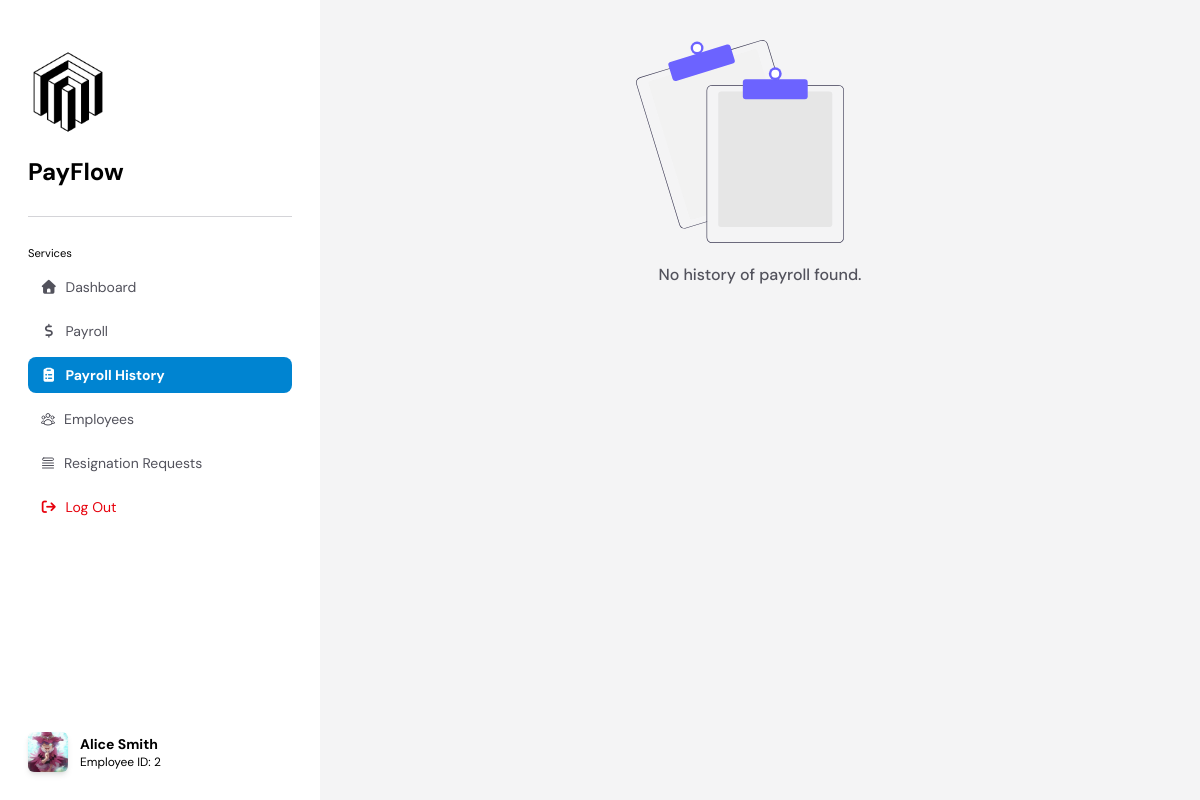
Page /pages/payrollHistory.php (signed in) on the earlier database version.
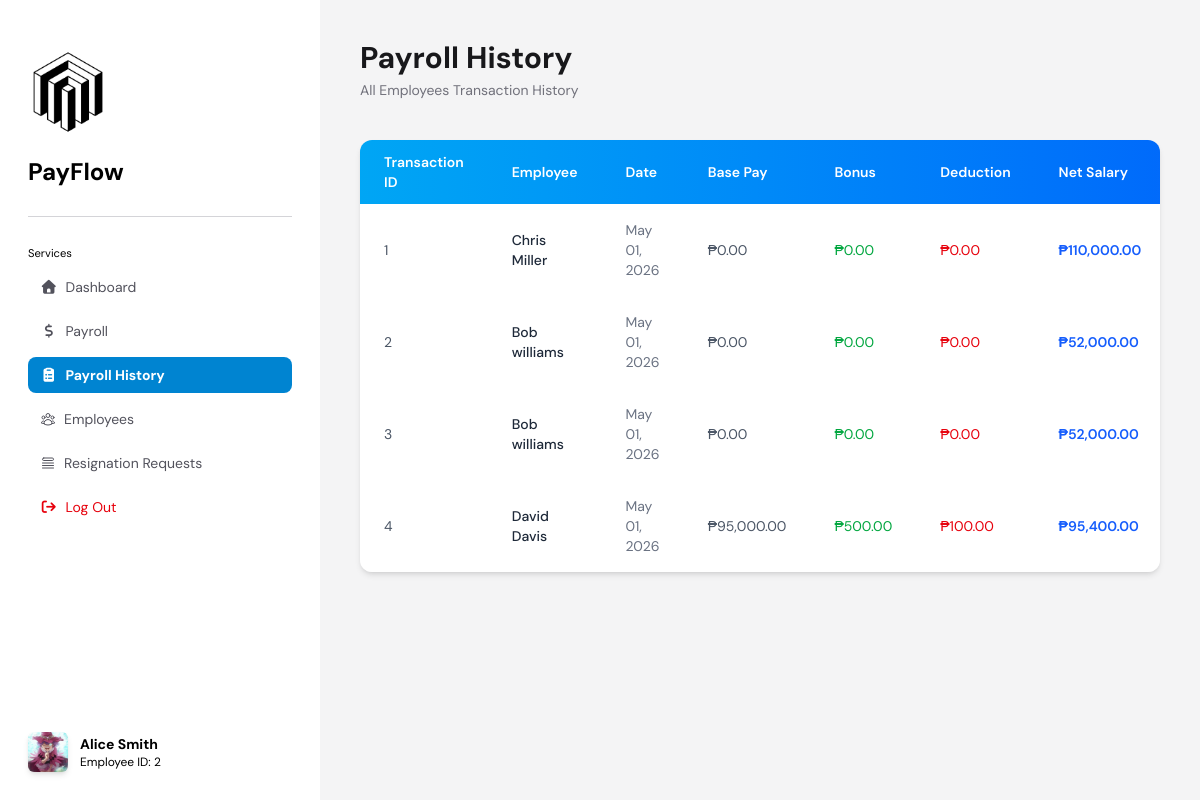
Same page on the later database version.
### tables this page shows
CREATE TABLE `salary_history` (
  `transaction_id` int(11) NOT NULL,
  `employee_id` int(11) NOT NULL,
  `salary_id` int(11) NOT NULL,
  `date` date NOT NULL DEFAULT current_timestamp(),
  `salary_amount` int(11) NOT NULL,
  `base_pay` int(15) NOT NULL,
  `bonus` int(15) NOT NULL,
  `deduction` int(15) NOT NULL
);

### src/controllers/getPayrollHistory.php (the view, shortened to what this page needs)
<?php
include('../backend/database.php');
$employeeId = $_SESSION['employeeId'];
if ($isAdmin == 0) {
    $sql = "SELECT sh.transaction_id, sh.employee_id, sh.date, sh.salary_amount,
                    sh.base_pay, sh.bonus, sh.deduction,
                    CONCAT(e.first_name, ' ', e.last_name) as full_name
                FROM salary_history sh
                JOIN employees e ON sh.employee_id = e.employee_id
                WHERE sh.employee_id = ?
                ORDER BY sh.date DESC";
    $stmt = $conn->prepare($sql);
    $stmt->bind_param('i', $employeeId);
    $stmt->execute();
    $query = $stmt->get_result();
    $isEmployeeView = true;
} else {
    $sql = "SELECT sh.transaction_id, sh.employee_id, sh.date, sh.salary_amount,
                    sh.base_pay, sh.bonus, sh.deduction,
                    CONCAT(e.first_name, ' ', e.last_name) as full_name
                FROM salary_history sh
                LEFT JOIN employees e ON sh.employee_id = e.employee_id
                ORDER BY sh.date DESC";
    $stmt = $conn->prepare($sql);
    $stmt->execute();
    $query = $stmt->get_result();
    $isEmployeeView = false;
}
if ($query->num_rows == 0) {
    echo "<img src='../assets/images/noHistoryFound.svg' alt='No History Found' class='w-52 relative -left-5 mx-auto'>";
    echo "<h1 class='text-zinc-600 font-medium text-center mt-5'>No history of payroll found.</h1>";
} else {
    $rows = [];
    while ($row = $query->fetch_assoc()) {
        $rows[] = $row;
    }
    echo '
    <div>
        <h1 class="font-bold text-3xl text-zinc-900">Payroll History</h1>
        <p class="text-zinc-500 text-sm mt-1">' . ($isEmployeeView ? 'Your Transaction History' : 'All Employees Transaction History') . '</p>
        <div class="overflow-x-auto bg-white shadow-md rounded-xl mt-10">
            <table class="min-w-full text-sm text-left text-gray-600">
                <thead class="bg-gradient-to-r from-sky-500 to-blue-600 text-white">
                    <tr>
                        <th class="px-6 py-3 font-semibold">Transaction ID</th>';
    if (!$isEmployeeView) {
        echo '<th class="px-6 py-3 font-semibold">Employee</th>';
    }
    echo '
                        <th class="px-6 py-3 font-semibold">Date</th>
                        <th class="px-6 py-3 font-semibold">Base Pay</th>
                        <th class="px-6 py-3 font-semibold">Bonus</th>
                        <th class="px-6 py-3 font-semibold">Deduction</th>
                        <th class="px-6 py-3 font-semibold">Net Salary</th>
                        <th class="px-6 py-3 font-semibold text-center">Payslip</th>
                    </tr>
                </thead>
                <tbody class="divide-y">';
    foreach ($rows as $row) {
        $transactionId = htmlspecialchars($row['transaction_id']);
        $fullNameEsc = htmlspecialchars($row['full_name']);
        $dateFormatted = date("M d, Y", strtotime($row['date']));
        $basePay = number_format($row['base_pay'], 2);
        $bonus = number_format($row['bonus'], 2);
        $deduction = number_format($row['deduction'], 2);
        $netSalary = number_format($row['salary_amount'], 2);
        $dataAttrs = "data-id=\"{$transactionId}\"
                      data-name=\"{$fullNameEsc}\"
                      data-date=\"{$dateFormatted}\"
                      data-base=\"{$basePay}\"
                      data-bonus=\"{$bonus}\"
                      data-deduction=\"{$deduction}\"
                      data-net=\"{$netSalary}\"";
        echo "
            <tr class='hover:bg-blue-50 transition-all border-0'>
                <td class='px-6 py-4'>{$transactionId}</td>";
        if (!$isEmployeeView) {
            echo "<td class='px-6 py-4 font-medium text-gray-800'>{$fullNameEsc}</td>";
        }
        echo "
                <td class='px-6 py-4 text-gray-500'>{$dateFormatted}</td>
                <td class='px-6 py-4 text-gray-600'>₱{$basePay}</td>
                <td class='px-6 py-4 text-green-600'>₱{$bonus}</td>
                <td class='px-6 py-4 text-red-600'>₱{$deduction}</td>
                <td class='px-6 py-4 text-blue-600 font-semibold'>₱{$netSalary}</td>
                <td class='px-6 py-4 text-center'>
                    <button {$dataAttrs}
                        onclick='downloadSlip(this)'
                        class='cursor-pointer inline-flex items-center gap-1.5 bg-blue-600 hover:bg-blue-700 active:scale-95 text-white text-xs font-semibold px-3 py-2 rounded-lg transition-all shadow-sm'>
                        <svg xmlns='http://www.w3.org/2000/svg' class='w-3.5 h-3.5' fill='none' viewBox='0 0 24 24' stroke='currentColor' stroke-width='2.5'>
                            <path stroke-linecap='round' stroke-linejoin='round' d='M4 16v2a2 2 0 002 2h12a2 2 0 002-2v-2M7 10l5 5m0 0l5-5m-5 5V4'/>
                        </svg>
                        Download
                    </button>
                </td>
            </tr>";
    }
    echo '
                </tbody>
            </table>
        </div>
    </div>';
}
?>

### pages/payrollHistory.php (shortened to what this page needs)
<?php
$fullName = $_SESSION["fullName"];
$isAdmin = $_SESSION["isAdmin"];
?>
<!DOCTYPE html>
<html lang="en">
<head>
    <link rel="stylesheet" href="https://cdnjs.cloudflare.com/ajax/libs/font-awesome/7.0.1/css/all.min.css">
    <script src="../assets/css/tailwindcss.js"></script>
</head>
<body>
    <div class="flex relative bg-zinc-100">
        <?php include '../src/components/sideBar.php'; ?>
        <div class="w-full md:flex-1 min-h-screen md:static md:overflow-y-auto">
            <div class="h-full flex flex-col p-10">
                <div class="h-fit mb-auto">
                    <?php
                    include("../src/controllers/getPayrollHistory.php");
                    ?>
                </div>
            </div>
        </div>
    </div>
</body>
</html>

### src/components/sideBar.php (shortened to what this page needs)
<?php
$currentPage = basename($_SERVER['PHP_SELF']);
function isActive($page, $currentPage)
{
    return $page === $currentPage
        ? "bg-sky-600 text-white font-bold px-3 py-2 rounded-lg"
        : "text-zinc-600 hover:bg-zinc-100 px-3 py-2 rounded-lg";
}
function iconColor($page, $currentPage)
{
    return $page === $currentPage ? "text-white" : "text-zinc-600";
}
function svgStroke($page, $currentPage)
{
    return $page === $currentPage ? "stroke-white" : "stroke-zinc-600";
}
?>
<div id="sidebar" class="flex flex-col fixed md:sticky top-0 left-0 z-50 p-7 w-80 h-screen bg-white overflow-hidden">
    <div class="w-full">
        <img src="../assets/images/PayFlow Logo.png" alt="PayFlow Logo" class="w-20 h-32 object-cover">
        <h1 class="text-2xl font-bold">PayFlow</h1>
    </div>
    <hr class="my-7 text-zinc-300">
    <nav class="flex flex-col text-sm">
        <ul class="flex flex-col gap-2">
            <small>Services</small>
            <?php if ($isAdmin == 0): ?>
                <li>
                    <a href="dashboard.php"
                        class="flex gap-2 items-center transition-all duration-300 <?php echo isActive('dashboard.php', $currentPage); ?>">
                        <i class="fa-solid fa-house <?php echo iconColor('dashboard.php', $currentPage); ?>"></i>
                        Dashboard
                    </a>
                </li>
            <?php else: ?>
                <li>
                    <a href="adminDashboard.php"
                        class="flex gap-2 items-center transition-all duration-300 <?php echo isActive('adminDashboard.php', $currentPage); ?>">
                        <i class="fa-solid fa-house <?php echo iconColor('adminDashboard.php', $currentPage); ?>"></i>
                        Dashboard
                    </a>
                </li>
            <?php endif; ?>
            <li>
                <a href="payroll.php"
                    class="flex gap-2 items-center transition-all duration-300 <?php echo isActive('payroll.php', $currentPage); ?>">
                    <i class="fa-solid fa-dollar-sign <?php echo iconColor('payroll.php', $currentPage); ?>"></i>
                    Payroll
                </a>
            </li>
            <li>
                <a href="payrollHistory.php"
                    class="flex gap-2 items-center transition-all duration-300 <?php echo isActive('payrollHistory.php', $currentPage); ?>">
                    <i
                        class="fa-solid fa-clipboard-list <?php echo iconColor('payrollHistory.php', $currentPage); ?>"></i>
                    Payroll History
                </a>
            </li>
            <?php if ($isAdmin == 1): ?>
                <li>
                    <a href="employees.php"
                        class="flex gap-2 items-center transition-all duration-300 <?php echo isActive('employees.php', $currentPage); ?>">
                        <svg xmlns="http://www.w3.org/2000/svg" fill="none" viewBox="0 0 24 24" stroke-width="1.5"
                            stroke="currentColor" class="size-4 <?php echo svgStroke('employees.php', $currentPage); ?>">
                            <path stroke-linecap="round" stroke-linejoin="round"
                                d="M18 18.72a9.094 9.094 0 0 0 3.741-.479 3 3 0 0 0-4.682-2.72m.94 3.198.001.031c0 .225-.012.447-.037.666A11.944 11.944 0 0 1 12 21c-2.17 0-4.207-.576-5.963-1.584A6.062 6.062 0 0 1 6 18.719m12 0a5.971 5.971 0 0 0-.941-3.197m0 0A5.995 5.995 0 0 0 12 12.75a5.995 5.995 0 0 0-5.058 2.772m0 0a3 3 0 0 0-4.681 2.72 8.986 8.986 0 0 0 3.74.477m.94-3.197a5.971 5.971 0 0 0-.94 3.197M15 6.75a3 3 0 1 1-6 0 3 3 0 0 1 6 0Zm6 3a2.25 2.25 0 1 1-4.5 0 2.25 2.25 0 0 1 4.5 0Zm-13.5 0a2.25 2.25 0 1 1-4.5 0 2.25 2.25 0 0 1 4.5 0Z" />
                        </svg>
                        Employees
                    </a>
                </li>
                <li>
                    <a href="resignationRequests.php"
                        class="flex gap-2 items-center transition-all duration-300 <?php echo isActive('resignationRequests.php', $currentPage); ?>">
                        <svg xmlns="http://www.w3.org/2000/svg" fill="none" viewBox="0 0 24 24" stroke-width="1.5"
                            stroke="currentColor"
                            class="size-4 <?php echo svgStroke('resignationRequests.php', $currentPage); ?>">
                            <path stroke-linecap="round" stroke-linejoin="round"
                                d="M3.75 12h16.5m-16.5 3.75h16.5M3.75 19.5h16.5M5.625 4.5h12.75a1.875 1.875 0 0 1 0 3.75H5.625a1.875 1.875 0 0 1 0-3.75Z" />
                        </svg>
                        Resignation Requests
                    </a>
                </li>
            <?php endif ?>
            <li>
                <a href="../src/controllers/logoutSession.php"
                    class="text-red-600 hover:bg-zinc-100 px-3 py-2 rounded-lg flex gap-2 items-center transition-all duration-300">
                    <i class="fa-solid fa-arrow-right-from-bracket text-red-600"></i>
                    Log Out
                </a>
            </li>
        </ul>
    </nav>
    <div class="mt-auto flex items-center gap-3 w-10 object-cover aspect-square">
        <img src="<?php echo $_SESSION['profileLink'] ?>" alt="<?php echo $fullName . ' Profile Picture' ?>"
            class="object-cover aspect-square shadow-md rounded-md">
        <div class="md:block">
            <h1 class="font-bold text-sm w-screen"><?php echo $fullName ?></h1>
            <h1 class="text-xs">Employee ID: <?php echo $_SESSION['employeeId'] ?></h1>
        </div>
    </div>
</div>

### pages/payrollHistory.php (style rules this page uses)
* { font-family: 'DM Sans', sans-serif; scrollbar-width: thin; }

### src/components/sideBar.php (style rules this page uses)
#sidebar { overflow-y: auto; flex-shrink: 0; }

Differences in the rows shown:
added salary_history: transaction_id "1", fullNameEsc "Chris Miller", date "May 01, 2026", base_pay "0.00", bonus "0.00", deduction "0.00", salary_amount "110,000.00"
added salary_history: transaction_id "2", fullNameEsc "Bob williams", date "May 01, 2026", base_pay "0.00", bonus "0.00", deduction "0.00", salary_amount "52,000.00"
added salary_history: transaction_id "3", fullNameEsc "Bob williams", date "May 01, 2026", base_pay "0.00", bonus "0.00", deduction "0.00", salary_amount "52,000.00"
added salary_history: transaction_id "4", fullNameEsc "David Davis", date "May 01, 2026", base_pay "95,000.00", bonus "500.00", deduction "100.00", salary_amount "95,400.00"
Other differences:
text no longer shown: "No history of payroll found."
text now shown: "Payroll History All Employees Transaction History Transaction ID Employee Date Base Pay Bonus Deduction Net Salary"
